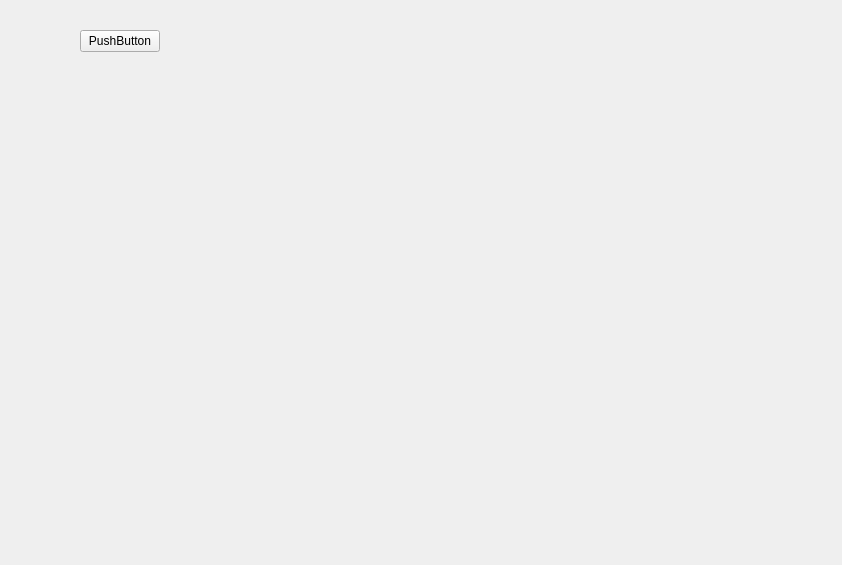
<?xml version="1.0" encoding="UTF-8"?>
<ui version="4.0">
 <class>Form</class>
 <widget class="QWidget" name="Form">
  <property name="geometry">
   <rect>
    <x>0</x>
    <y>0</y>
    <width>842</width>
    <height>565</height>
   </rect>
  </property>
  <property name="windowTitle">
   <string>Form</string>
  </property>
  <widget class="QWidget" name="formLayoutWidget">
   <property name="geometry">
    <rect>
     <x>80</x>
     <y>30</y>
     <width>561</width>
     <height>411</height>
    </rect>
   </property>
   <layout class="QFormLayout" name="layout">
    <item row="0" column="0">
     <widget class="QPushButton" name="pushButton">
      <property name="text">
       <string>PushButton</string>
      </property>
     </widget>
    </item>
   </layout>
  </widget>
 </widget>
 <resources/>
 <connections/>
</ui>
